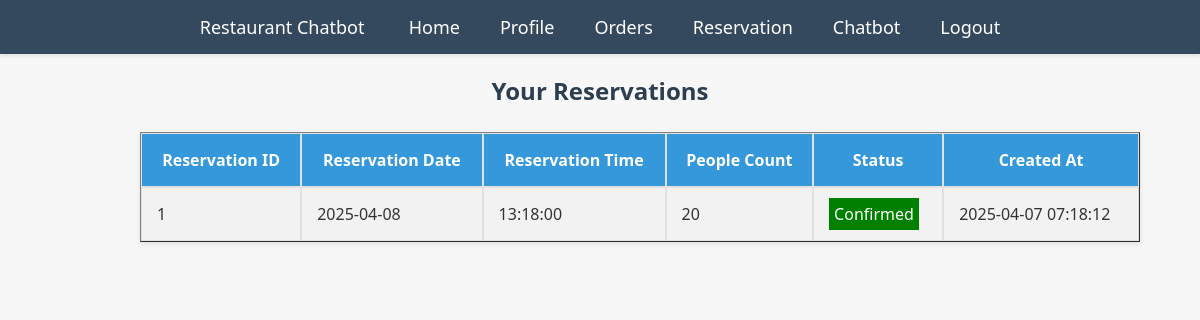
/view_reservations.php (signed in), run on the app's committed database.
### tables this page shows
CREATE TABLE `reservations` (
  `id` int(11) NOT NULL,
  `user_id` int(11) NOT NULL,
  `reservation_date` date NOT NULL,
  `reservation_time` time NOT NULL,
  `people_count` int(11) NOT NULL,
  `status` enum('pending','confirmed','cancelled') DEFAULT 'pending',
  `created_at` timestamp NOT NULL DEFAULT current_timestamp()
);

### view_reservations.php (the view, shortened to what this page needs)
<?php
include('config.php');
$user_id = $_SESSION["user_id"];
$sql = "SELECT * FROM reservations WHERE user_id = '$user_id' ORDER BY reservation_date DESC";
$result = mysqli_query($conn, $sql);
?>
<!DOCTYPE html>
<html lang="en">
<head>
    <link rel="stylesheet" href="./CSS/style.css">
</head>
<body>
    <?php include('navbar.php'); ?>
    <div style="max-width: 1000px; margin: auto;">
        <h2>Your Reservations</h2>
        <?php if (mysqli_num_rows($result) == 0) : ?>
            <p>You have no reservations yet.</p>
        <?php else : ?>
            <table border="1" cellpadding="10" cellspacing="0" style="width: 100%; margin-top: 20px;">
                <tr>
                    <th>Reservation ID</th>
                    <th>Reservation Date</th>
                    <th>Reservation Time</th>
                    <th>People Count</th>
                    <th>Status</th>
                    <th>Created At</th>
                </tr>
                <?php while ($row = mysqli_fetch_assoc($result)) : ?>
                    <tr>
                        <td><?php echo htmlspecialchars($row['id']); ?></td>
                        <td><?php echo htmlspecialchars($row['reservation_date']); ?></td>
                        <td><?php echo htmlspecialchars($row['reservation_time']); ?></td>
                        <td><?php echo htmlspecialchars($row['people_count']); ?></td>
                        <td>
                            <?php
                                $status = $row['status'];
                                if ($status == 'pending') {
                                    echo '<span class="status-pending">' . ucfirst($status) . '</span>';
                                } elseif ($status == 'confirmed') {
                                    echo '<span class="status-confirmed">' . ucfirst($status) . '</span>';
                                } else {
                                    echo '<span class="status-cancelled">' . ucfirst($status) . '</span>';
                                }
                            ?>
                        </td>
                        <td><?php echo htmlspecialchars($row['created_at']); ?></td>
                    </tr>
                <?php endwhile; ?>
            </table>
        <?php endif; ?>
    </div>
</body>
</html>

### CSS/style.css (style rules this page uses)
body { font-family: 'Segoe UI', Tahoma, Geneva, Verdana, sans-serif; margin: 0; padding: 0; background-color: #f7f7f7; color: #333; }
h1,h2,h3,h4 { text-align: center; color: #2c3e50; margin-bottom: 25px; }
table { width: 90%; margin-left: 40px; box-shadow: 0 2px 5px rgba(0, 0, 0, 0.1); margin-bottom: 20px; }
th, td { border: 1px solid #e0e0e0; padding: 15px; text-align: left; }
th { background-color: #3498db; color: white; text-align: center; }
tr:nth-child(even) { background-color: #f2f2f2; }

### view_reservations.php (style rules this page uses)
.status-confirmed { background-color: green; color: white; padding: 5px; }

### data on the page
reservations: id "1", reservation_date "2025-04-08", reservation_time "13:18:00", people_count "20", status "Confirmed", created_at "2025-04-07 07:18:12"
